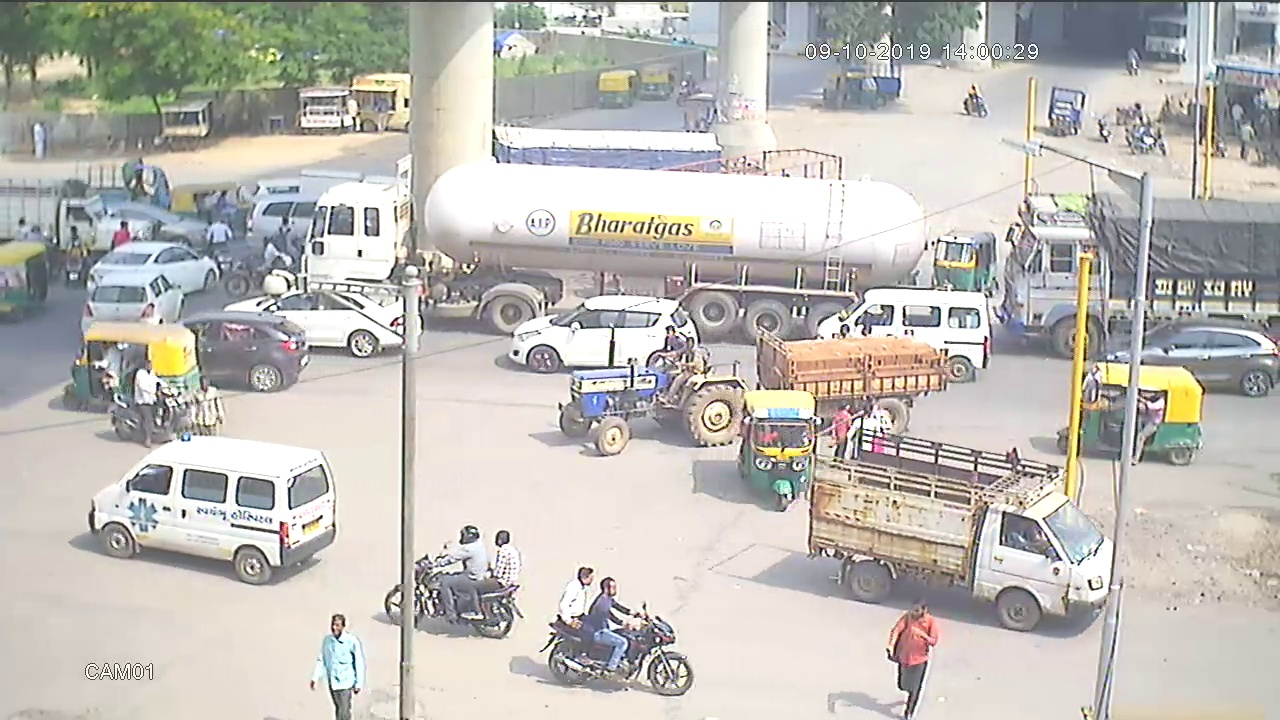
#> input picture Image Processing/DIP Technique 1 - Contrast Enhancement/test images/Day 1.jpg, 1280 x 720 px, found by its file name; its folder holds only this picture in this run
$ jupyter execute --allow-errors 'Image Processing.ipynb'
#> lines starting #> are read from the running program, lines starting #| are printed output that depends on the picture
[cell 1]
import cv2 as cv, os, numpy as np

import skimage
from skimage import measure

# Contrast Enhancement

DIP Technique 1

[cell 2]
def contrast_enhancement(img) :

    equ_img = cv.equalizeHist(img) # Applying Histogram Equalization

    clahe = cv.createCLAHE(clipLimit=2.0, tileGridSize=(8,8))
    clahe_img = clahe.apply(equ_img) # Applying contrast enhancement

    return equ_img

[cell 3]
images_dir_path = r"C:\Local Disk\Programming\Infratech project\Image Processing\DIP Technique 1 - Contrast Enhancement\test images"

for img_file_name in os.listdir(images_dir_path) :
    print(img_file_name)
    img = cv.imread(os.path.join(images_dir_path,img_file_name),0)
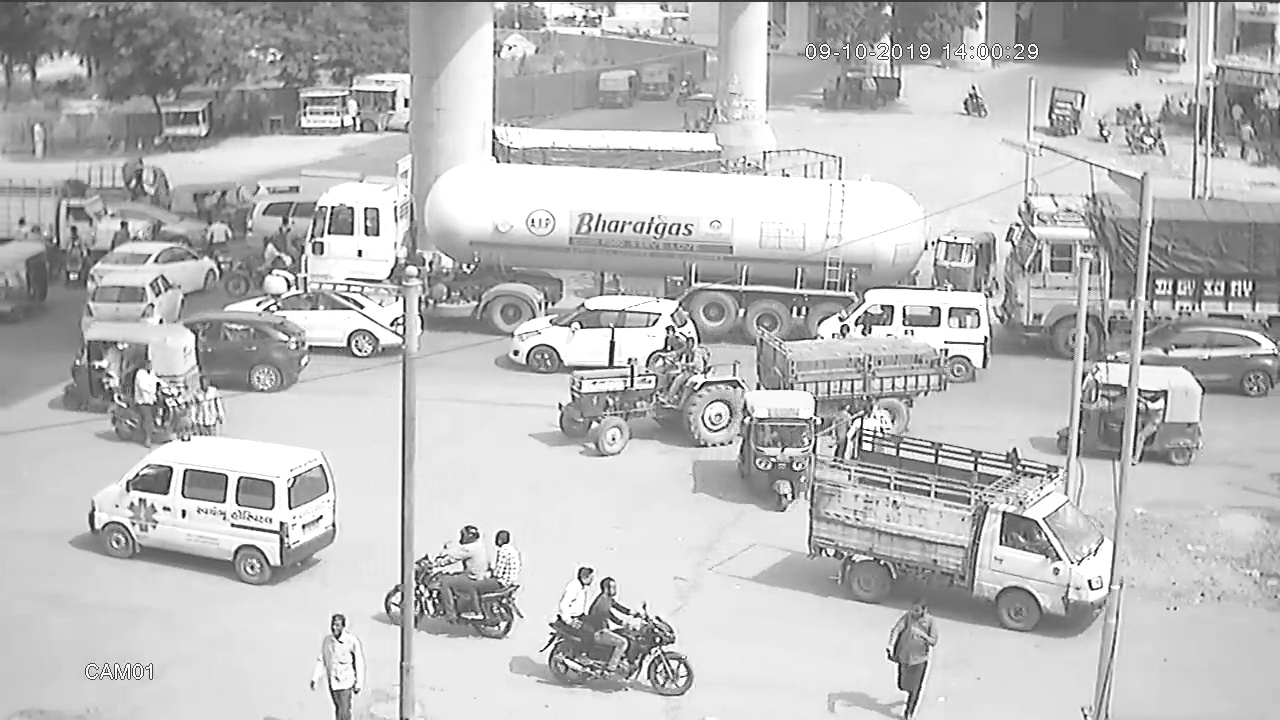
#> img: shape (720, 1280); min 0, max 255, mean 187.8
    img = contrast_enhancement(img)
#> in contrast_enhancement, `equ_img = cv.equalizeHist(img)`:
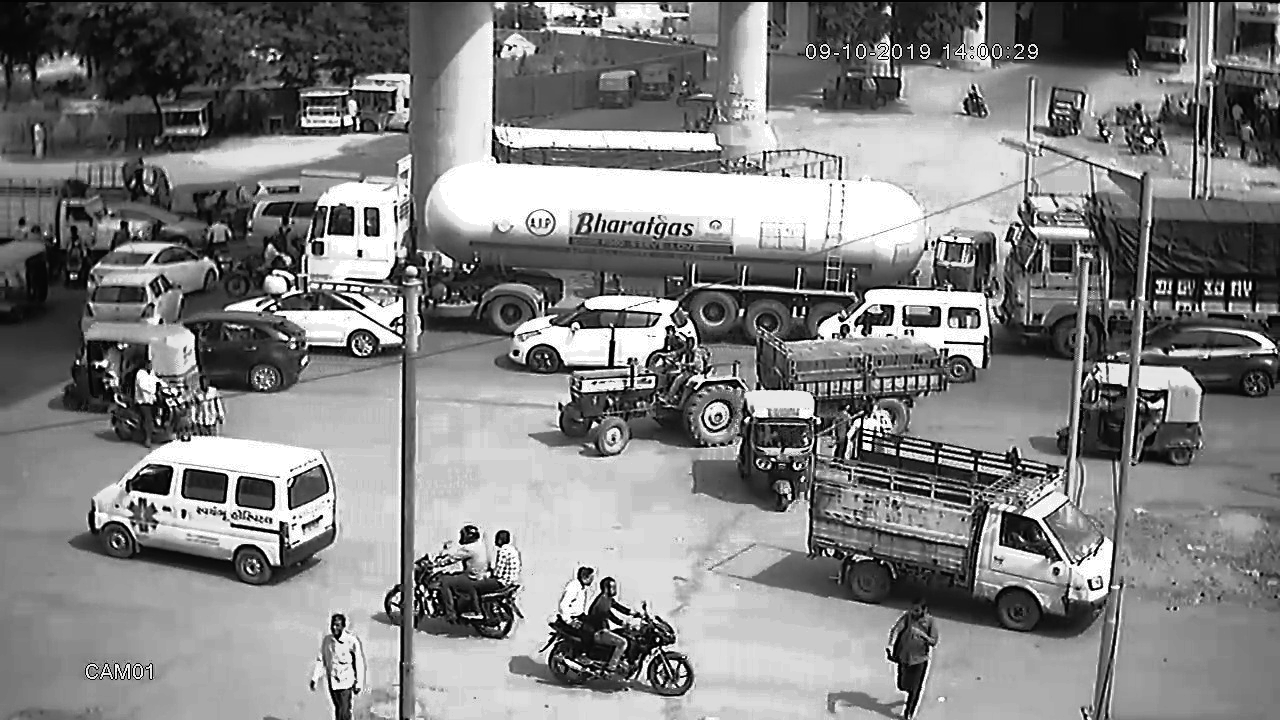
#> equ_img: shape (720, 1280); min 0, max 255, mean 128.9
#> in contrast_enhancement, `clahe_img = clahe.apply(equ_img)`:
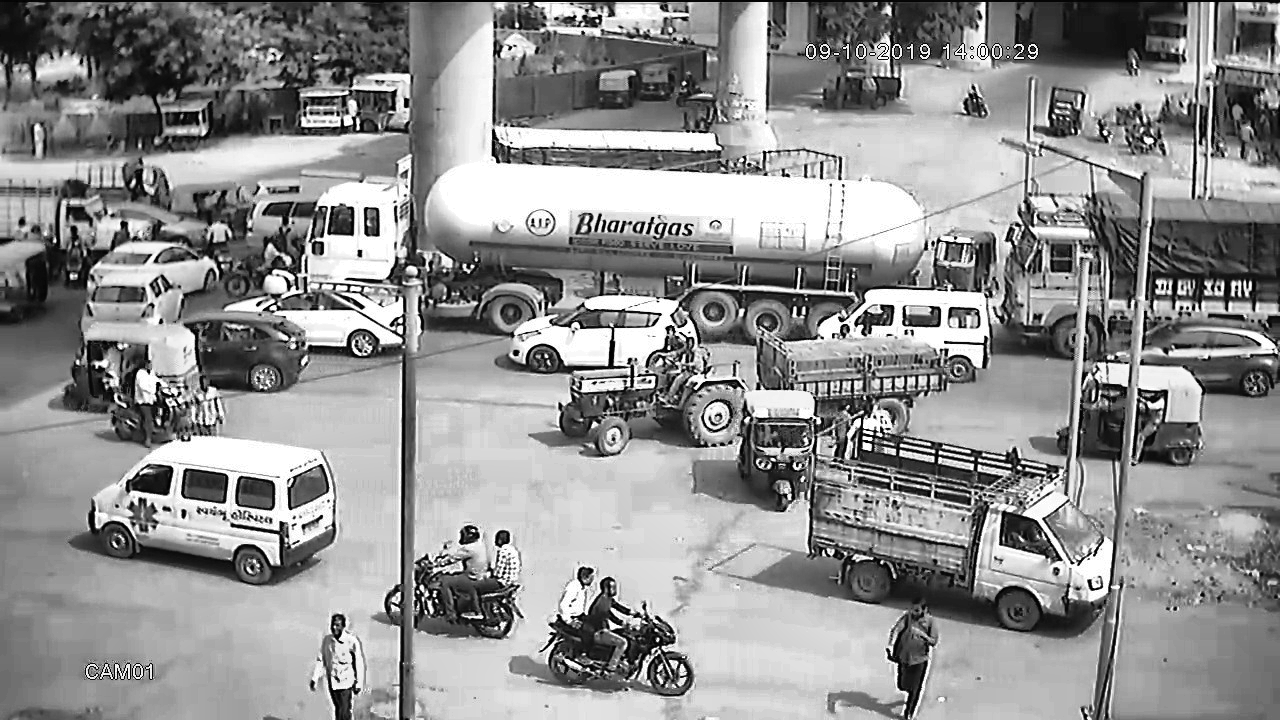
#> clahe_img: shape (720, 1280); min 0, max 255, mean 144.5
#> further down, img is the input picture: shape (720, 1280, 3); mean B, G, R 181.8, 187.6, 190.4
    cv.imwrite(os.path.join(images_dir_path,img_file_name[:-4]+'_enhanced.jpg'),img)

$ run again, on Image Processing/DIP Technique 1 - Contrast Enhancement/test images/Day 3.jpg
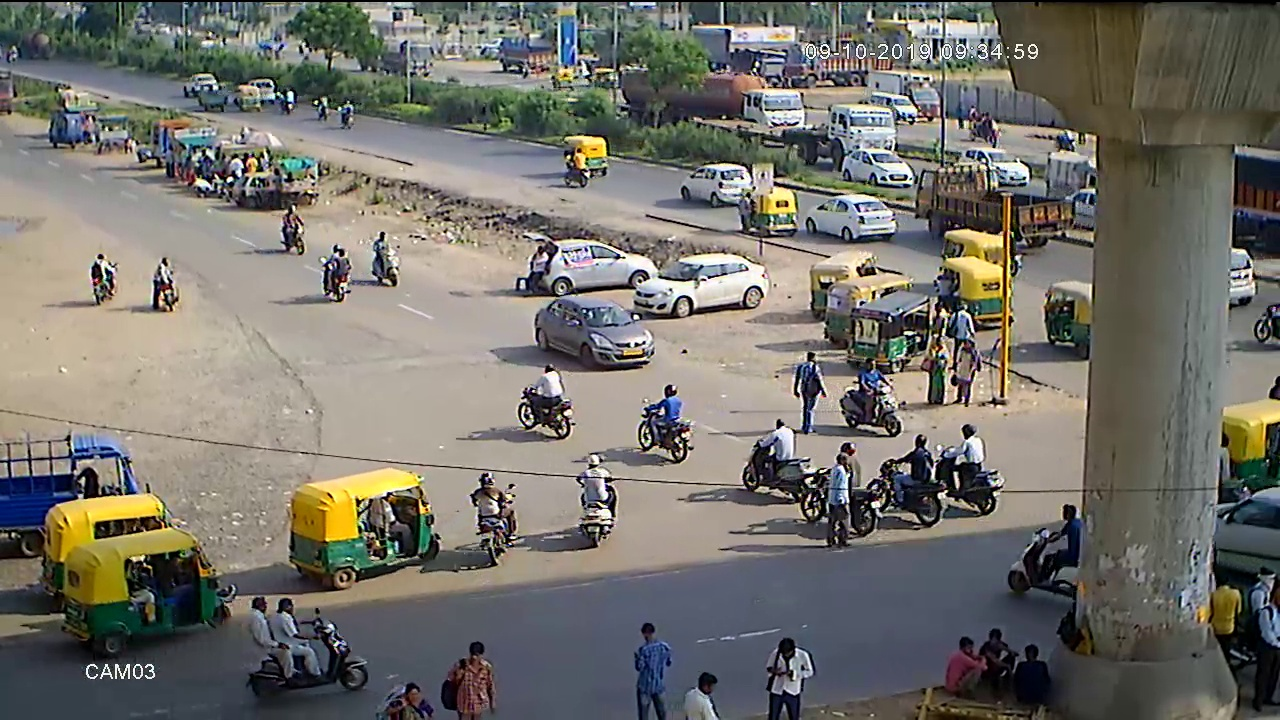
#> input picture Image Processing/DIP Technique 1 - Contrast Enhancement/test images/Day 3.jpg, 1280 x 720 px, found by its file name
#> in contrast_enhancement, `equ_img = cv.equalizeHist(img)`:
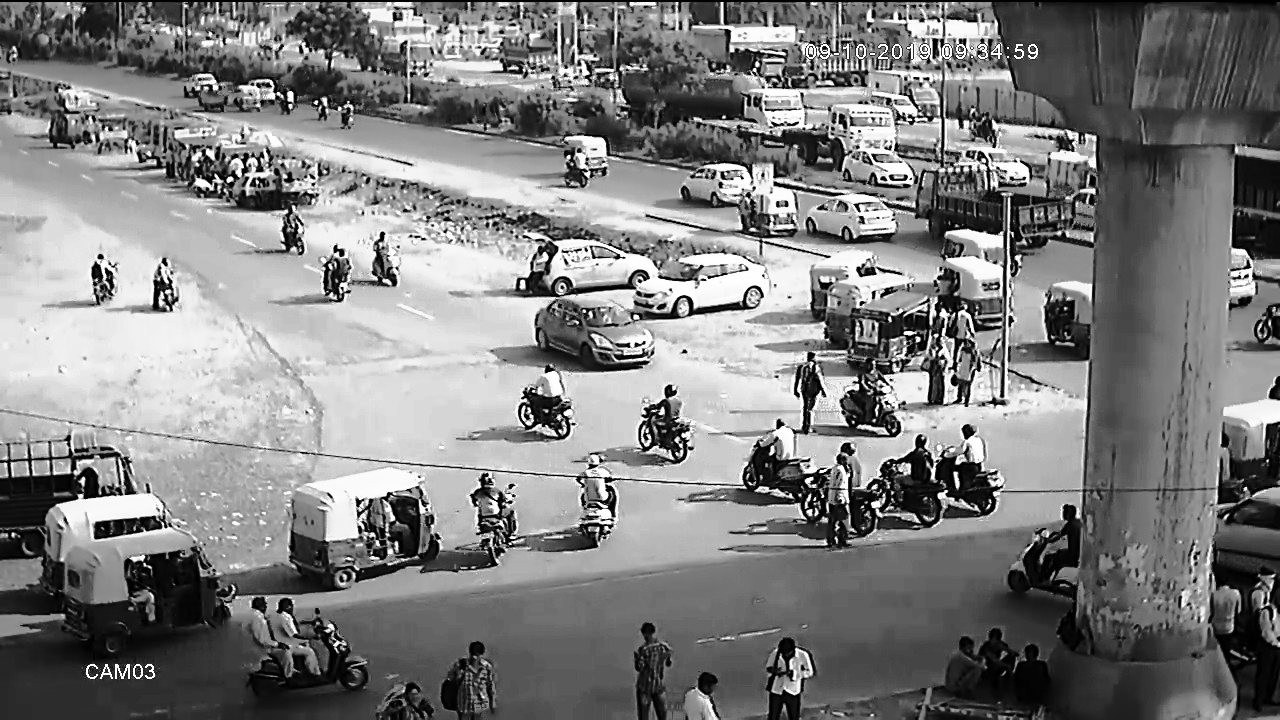
#> equ_img: shape (720, 1280); min 0, max 255, mean 127
#> in contrast_enhancement, `clahe_img = clahe.apply(equ_img)`:
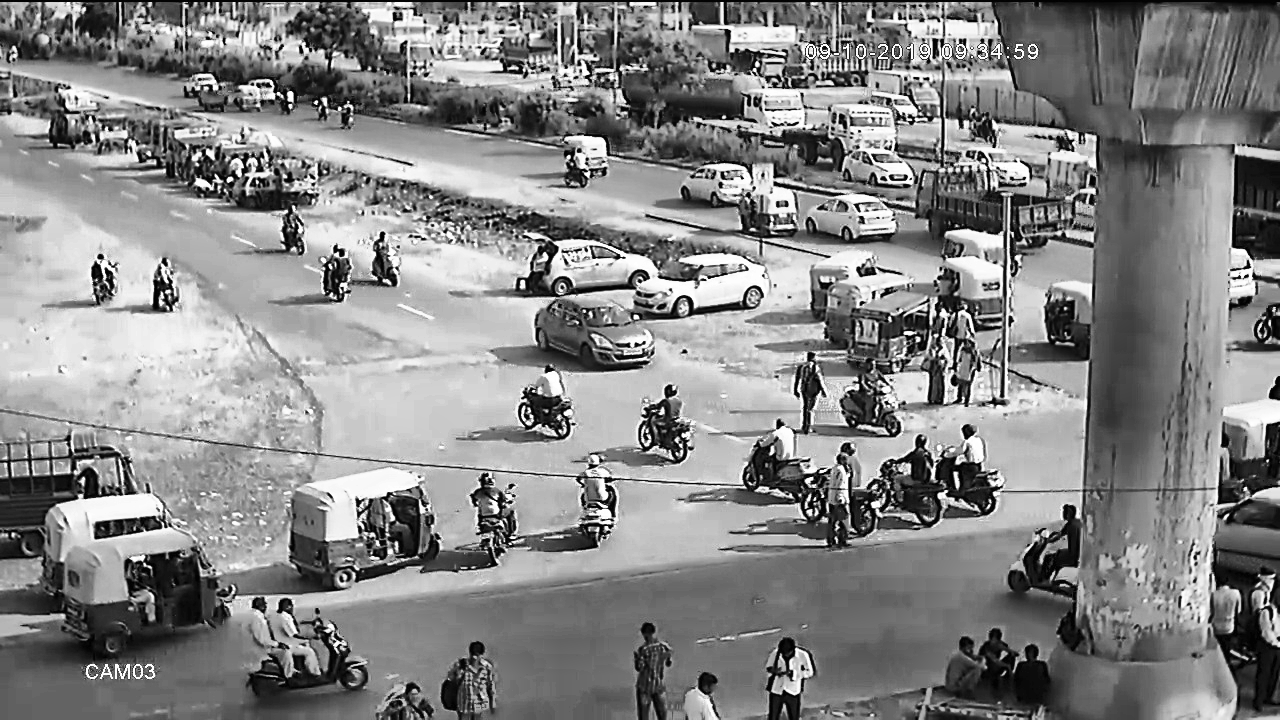
#> clahe_img: shape (720, 1280); min 1, max 255, mean 133.7
#> img is the input picture: shape (720, 1280, 3); mean B, G, R 106.5, 113.5, 115.6
